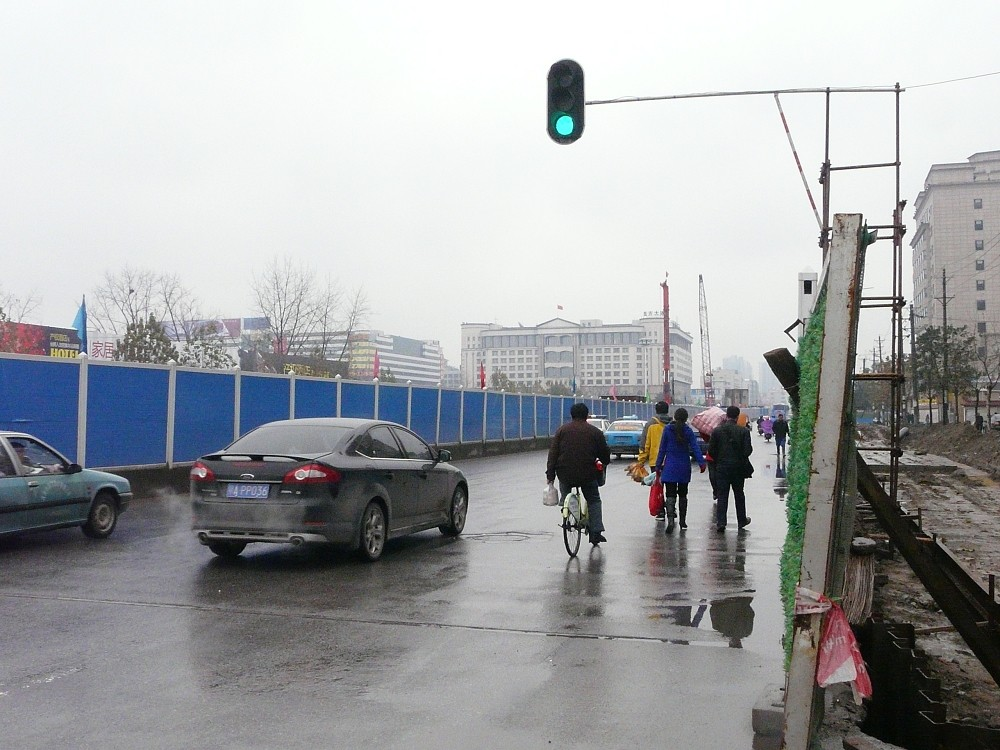
#> input picture visual/traffic_light/TrafficLight_Detector/light/IMG_0000.jpg, 1000 x 750 px; its folder holds only this picture in this run
$ python -i main.py   (imports and definitions only)
#> lines starting #> are read from the running program, lines starting #| are printed output that depends on the picture; after the words box and inside, x2 and y2 are one past the last pixel; in counts of white or black regions, pixels touching at a corner belong together
#> further down, picture is the input picture: shape (750, 1000, 3); mean B, G, R 167.9, 166.1, 164.1
#!/usr/bin/env python
# coding: utf-8
# created by hevlhayt@foxmail.com
# Date: 2016/1/15
# Time: 19:20
#
import os
import cv2
import numpy as np

class light(object):
    def __init__(self) -> None:
        self.lower_red1 = np.array([0,150,150])
        self.upper_red1 = np.array([10,255,255])
        self.lower_red2 = np.array([160,150,150])
        self.upper_red2 = np.array([180,255,255])
        self.lower_green = np.array([40,150,150])
        self.upper_green = np.array([90,255,255])
        # lower_yellow = np.array([15,100,100])
        # upper_yellow = np.array([35,255,255])
        self.lower_yellow = np.array([15,170,170])
        self.upper_yellow = np.array([35,255,255])
        self.light_position = []

    def light_detect(self, img):

        self.light_position = []

        font = cv2.FONT_HERSHEY_SIMPLEX
        # img = cv2.imread(filepath+file)
        cimg = img
        hsv = cv2.cvtColor(img, cv2.COLOR_BGR2HSV)
#> hsv: shape (750, 1000, 3); mean H, S, V 74.2, 23.5, 171.1

        # color range
        mask1 = cv2.inRange(hsv, self.lower_red1, self.upper_red1)
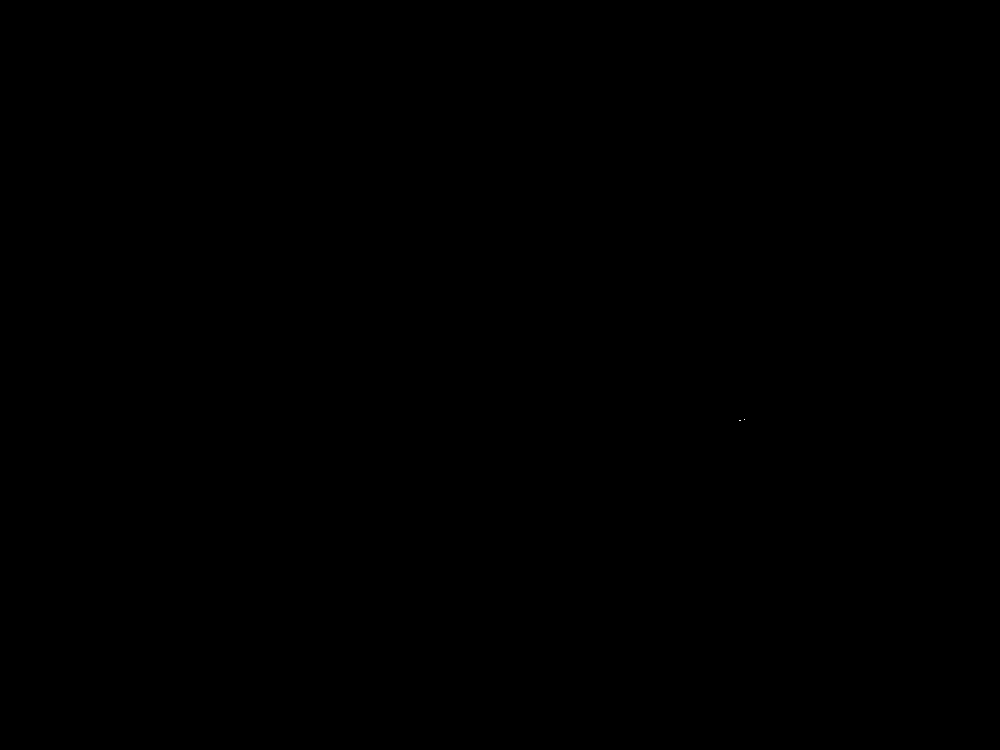
#> mask1: shape (750, 1000); 0% white in thin lines or dots, all inside (x1, y1, x2, y2) = (739, 419, 745, 421)
        mask2 = cv2.inRange(hsv, self.lower_red2, self.upper_red2)
#> mask2: shape (750, 1000); 0.01% white; 16 white regions (15 under 20 px), largest, box (x1, y1, x2, y2) and area: (650, 487, 656, 508) 68
        maskg = cv2.inRange(hsv, self.lower_green, self.upper_green)
#> maskg: shape (750, 1000); 0.03% white; 5 white regions (4 under 20 px), largest, box (x1, y1, x2, y2) and area: (556, 116, 571, 135) 188
        masky = cv2.inRange(hsv, self.lower_yellow, self.upper_yellow)
#> masky: shape (750, 1000); 0.03% white; 6 white regions (5 under 20 px), largest, box (x1, y1, x2, y2) and area: (650, 424, 662, 453) 180
        maskr = cv2.add(mask1, mask2)

        size = img.shape
        # print size
        # cv2.imshow('maskg',maskg)
        # cv2.waitKey(50)
        # hough circle detect
        r_circles = cv2.HoughCircles(maskr, cv2.HOUGH_GRADIENT, 1, 50,
                                param1=100, param2=11, minRadius=2, maxRadius=10)
#> r_circles = None

        g_circles = cv2.HoughCircles(maskg, cv2.HOUGH_GRADIENT, 1, 50,
                                    param1=100, param2=11, minRadius=2, maxRadius=10)
#> g_circles = [[565.5, 126.5, 8.2]]

        y_circles = cv2.HoughCircles(masky, cv2.HOUGH_GRADIENT, 1, 30,
                                    param1=100, param2=11, minRadius=2, maxRadius=10)
#> y_circles = None

        cimg = np.ascontiguousarray(cimg)
        # traffic light detect
        r = 5
        bound = 0.2#4.0 / 10
        if r_circles is not None:
            r_circles = np.uint16(np.around(r_circles))
            for i in r_circles[0, :]:
                # [5 lines of commented-out code are left out]

                h, s = 0.0, 0.0
                for m in range(-r, r):
                    for n in range(-r, r):

                        if (i[1]+m) >= size[0] or (i[0]+n) >= size[1]:
                            continue
                        h += maskr[i[1]+m, i[0]+n]
                        s += 1
                self.light_position.append((i[0],1/i[2],'red')) # location and distance
                if h / s > 50:
                    # print(i[2])#i[2] is radius
                    cv2.circle(cimg, (i[0], i[1]), i[2]+10, (0, 255, 0), 2)
                    cv2.circle(maskr, (i[0], i[1]), i[2]+30, (255, 255, 255), 2)
                    cv2.putText(cimg,'RED',(i[0], i[1]), font, 1,(255,0,0),2,cv2.LINE_AA)
                    cv2.putText(cimg,f'd={int(100/i[2])}',(i[0], i[1]-30), font, 1,(255,0,0),2,cv2.LINE_AA)

        if g_circles is not None:
            g_circles = np.uint16(np.around(g_circles))
#> g_circles = [[566, 126, 8]]

            for i in g_circles[0, :]:
                # if i[0] > size[1] or i[1] > size[0] or i[1] > size[0]*bound:
                #     continue

                h, s = 0.0, 0.0
                for m in range(-r, r):
                    for n in range(-r, r):

                        if (i[1]+m) >= size[0] or (i[0]+n) >= size[1]:
                            continue
                        h += maskg[i[1]+m, i[0]+n]
                        s += 1
                self.light_position.append((i[0],1/i[2],'green'))
                if h / s > 50:
                    # print(i[2])
                    cv2.circle(cimg, (i[0], i[1]), i[2]+10, (0, 255, 0), 2)
                    cv2.circle(maskg, (i[0], i[1]), i[2]+30, (255, 255, 255), 2)
                    cv2.putText(cimg,'GREEN',(i[0], i[1]), font, 1,(255,0,0),2,cv2.LINE_AA)
                    cv2.putText(cimg,f'd={int(100/i[2])}',(i[0], i[1]-30), font, 1,(255,0,0),2,cv2.LINE_AA)
#> this loop made 1 pass
#> i on pass 1: [566, 126, 8]
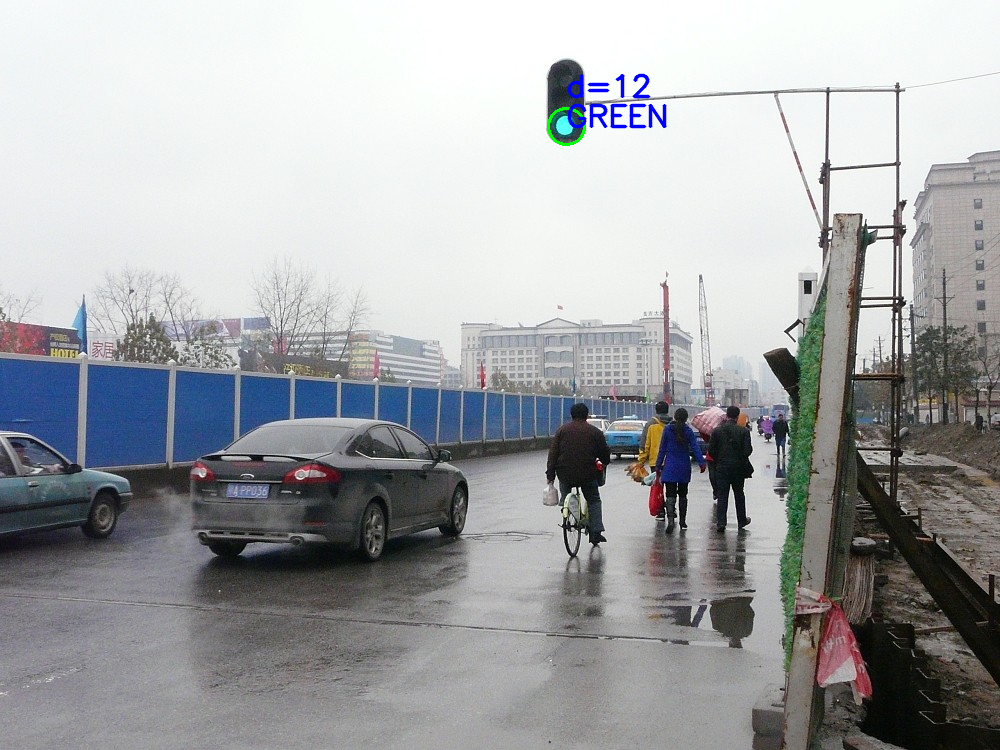
#> cimg: shape (750, 1000, 3); 0.36% of pixels changed, all inside (x1, y1, x2, y2) = (547, 73, 667, 146)
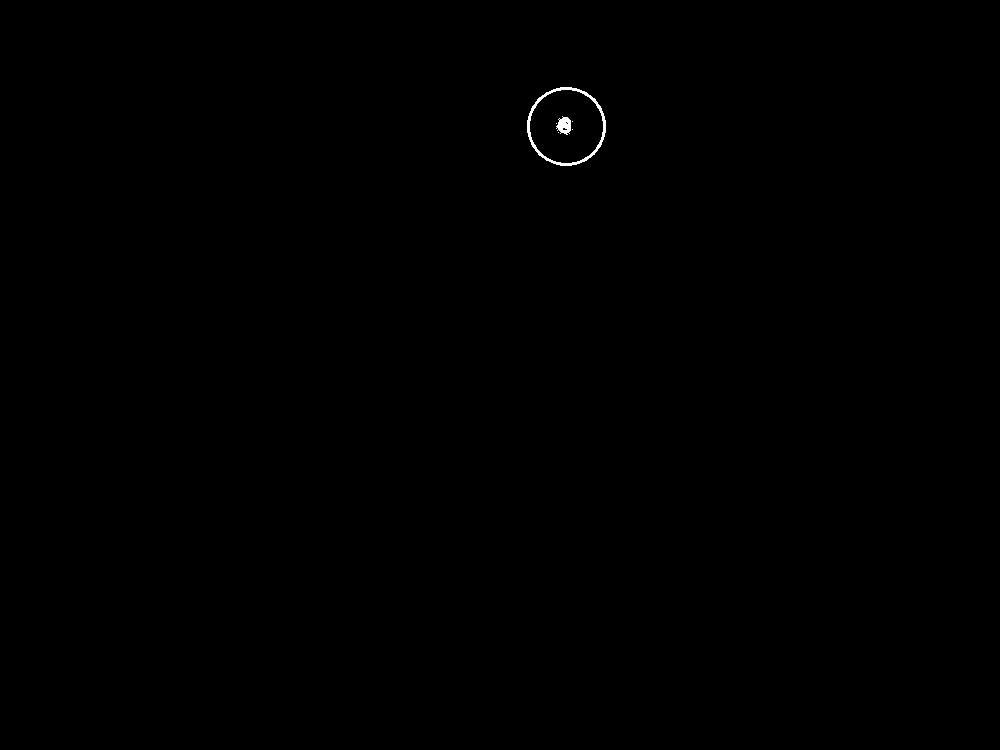
#> maskg: shape (750, 1000); 0.12% white; 6 white regions (4 under 20 px), largest, box (x1, y1, x2, y2) and area: (527, 87, 606, 166) 710, (556, 116, 571, 135) 188
#> after the loop, self.light_position = [(566, 0.125, 'green')]

        if y_circles is not None:
            y_circles = np.uint16(np.around(y_circles))

            for i in y_circles[0, :]:
                # if i[0] > size[1] or i[1] > size[0] or i[1] > size[0]*bound:
                #     continue

                h, s = 0.0, 0.0
                for m in range(-r, r):
                    for n in range(-r, r):

                        if (i[1]+m) >= size[0] or (i[0]+n) >= size[1]:
                            continue
                        h += masky[i[1]+m, i[0]+n]
                        s += 1
                self.light_position.append((i[0],1/i[2],'yellow'))
                if h / s > 50:
                    # print(i[2])
                    cv2.circle(cimg, (i[0], i[1]), i[2]+10, (0, 255, 0), 2)
                    cv2.circle(masky, (i[0], i[1]), i[2]+30, (255, 255, 255), 2)
                    cv2.putText(cimg,'YELLOW',(i[0], i[1]), font, 1,(255,0,0),2,cv2.LINE_AA)
                    cv2.putText(cimg,f'd={int(100/i[2])}',(i[0], i[1]-30), font, 1,(255,0,0),2,cv2.LINE_AA)
        return cimg


        # [17 lines of commented-out code are left out]

>>> import cv2
>>> picture = cv2.imread('../light/IMG_0000.jpg')
>>> result = light().light_detect(picture)

$ run again, on visual/traffic_light/TrafficLight_Detector/light/IMG_0218.JPG
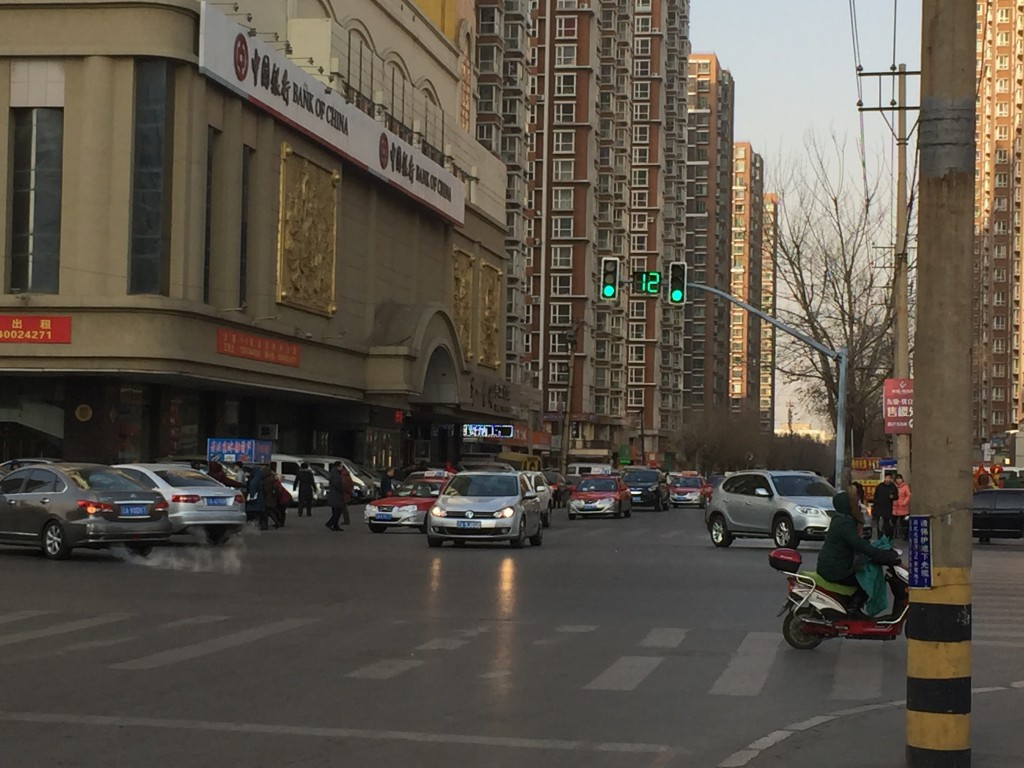
#> input picture visual/traffic_light/TrafficLight_Detector/light/IMG_0218.JPG, 1024 x 768 px
#> picture is the input picture: shape (768, 1024, 3); mean B, G, R 71.6, 82.1, 89.3
#> hsv: shape (768, 1024, 3); mean H, S, V 27.7, 57, 90.4
#> mask1: shape (768, 1024); 0.06% white; 36 white regions (29 under 20 px), largest, box (x1, y1, x2, y2) and area: (40, 320, 68, 341) 244, (899, 490, 907, 503) 31, (26, 331, 38, 339) 30
#> mask2: shape (768, 1024); 0% white in thin lines or dots, all inside (x1, y1, x2, y2) = (54, 327, 55, 329)
#> masky: shape (768, 1024); 0% white in thin lines or dots, all inside (x1, y1, x2, y2) = (17, 321, 18, 322)
#> maskr: shape (768, 1024); 0.07% white; 36 white regions (29 under 20 px), largest, box (x1, y1, x2, y2) and area: (40, 320, 68, 341) 246, (899, 490, 907, 503) 31, (26, 331, 38, 339) 30
#> r_circles = None
#> in light_detect, `g_circles = cv2.HoughCircles(maskg, cv2.HOUGH_GRADIENT, 1, 50, param1=..`: g_circles = [[652.5, 286.5, 5.5]]
#> y_circles = None
#> in light_detect, `g_circles = np.uint16(np.around(g_circles))`: g_circles = [[652, 286, 6]]
#> the loop in light_detect, `for i in g_circles[0, :]:` made 1 pass
#> i on pass 1: [652, 286, 6]
#> after the loop in light_detect, `for i in g_circles[0, :]:`:
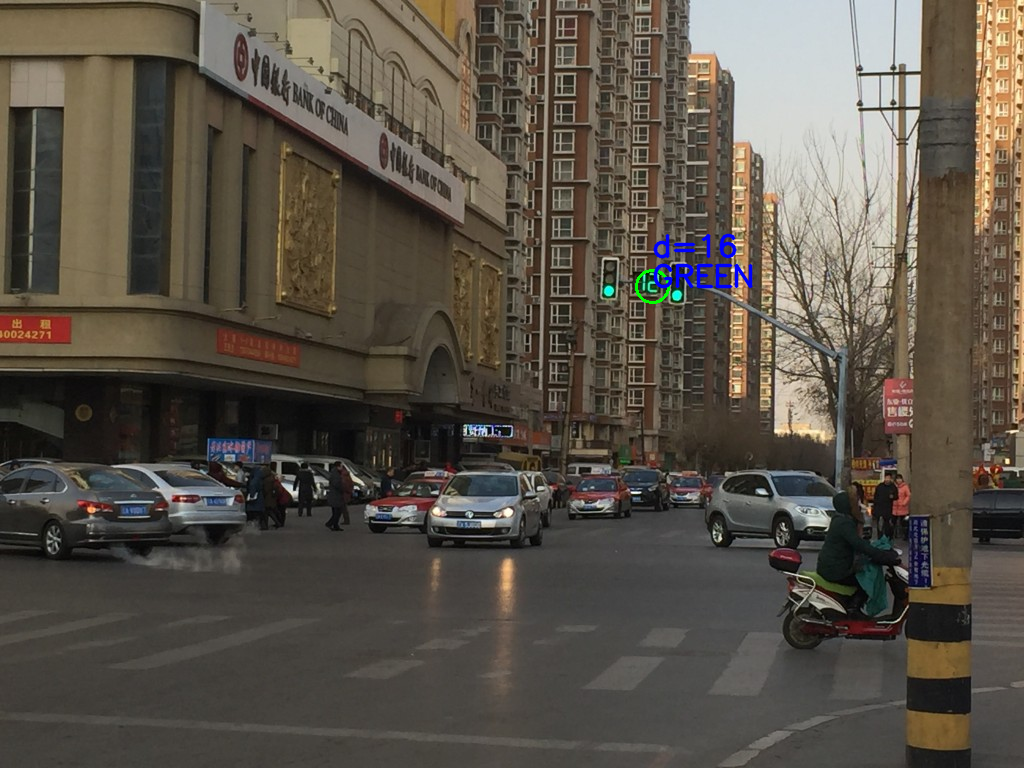
#> cimg: shape (768, 1024, 3); 0.34% of pixels changed, all inside (x1, y1, x2, y2) = (635, 233, 753, 304)
#> after the loop in light_detect, `for i in g_circles[0, :]:`: self.light_position = [(652, 0.167, 'green')]

$ run again, on visual/traffic_light/TrafficLight_Detector/light/IMG_0220.JPG
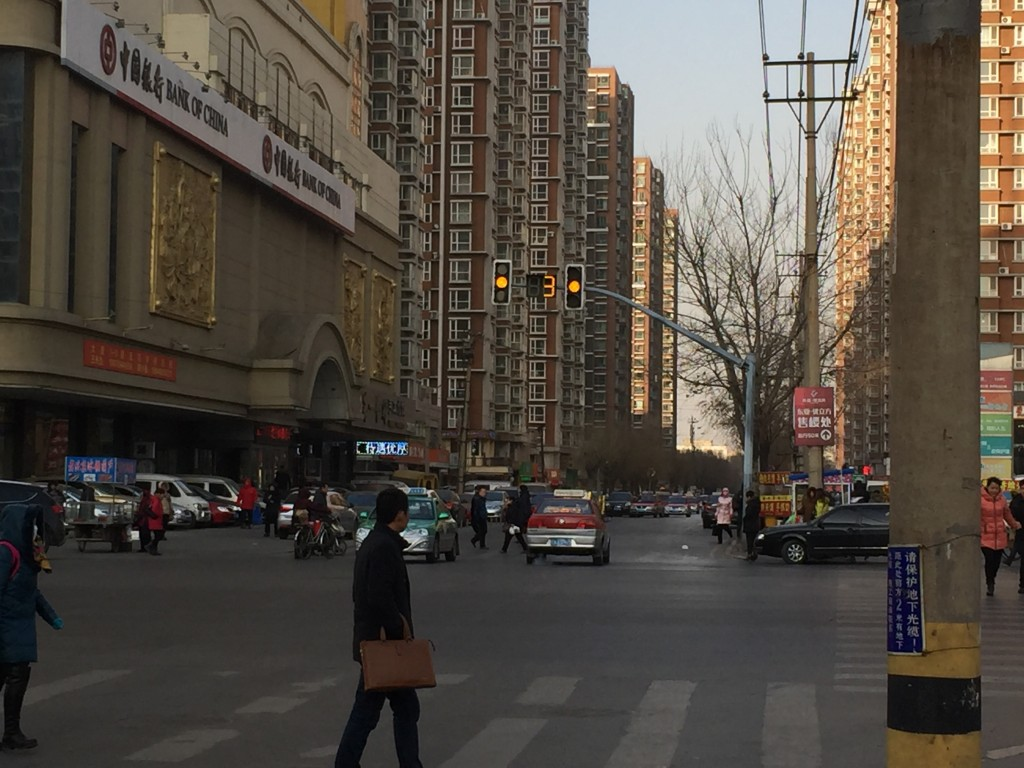
#> input picture visual/traffic_light/TrafficLight_Detector/light/IMG_0220.JPG, 1024 x 768 px
#> picture is the input picture: shape (768, 1024, 3); mean B, G, R 65.6, 74.2, 81.4
#> hsv: shape (768, 1024, 3); mean H, S, V 32.4, 59.3, 82.8
#> mask1: shape (768, 1024); 0.01% white in thin lines or dots, all inside (x1, y1, x2, y2) = (801, 125, 1007, 544)
#> mask2: shape (768, 1024); 0% white in thin lines or dots, all inside (x1, y1, x2, y2) = (582, 405, 871, 526)
#> maskg: shape (768, 1024); every value is 0
#> maskr: shape (768, 1024); 0.01% white in thin lines or dots, all inside (x1, y1, x2, y2) = (582, 125, 1007, 544)
#> r_circles = None
#> in light_detect, `y_circles = cv2.HoughCircles(masky, cv2.HOUGH_GRADIENT, 1, 30, param1=..`: y_circles = [[501.5, 281.5, 4.6]]
#> in light_detect, `y_circles = np.uint16(np.around(y_circles))`: y_circles = [[502, 282, 5]]
#> the loop in light_detect, `for i in y_circles[0, :]:` made 1 pass
#> i on pass 1: [502, 282, 5]
#> after the loop in light_detect, `for i in y_circles[0, :]:`:
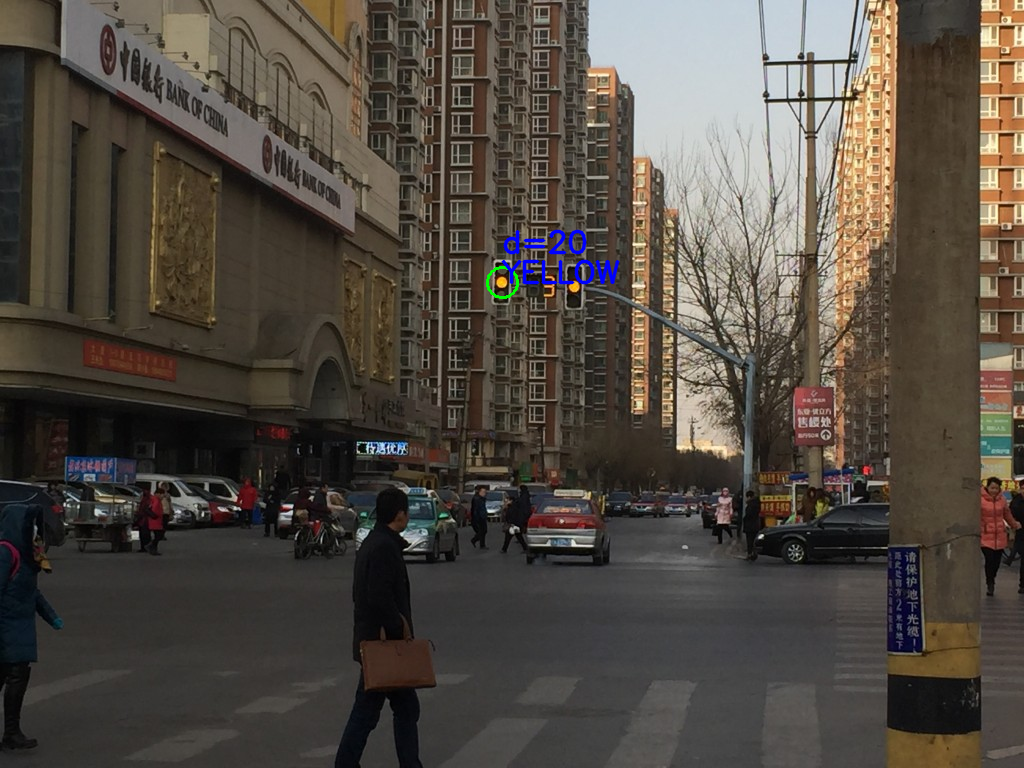
#> cimg: shape (768, 1024, 3); 0.35% of pixels changed, all inside (x1, y1, x2, y2) = (486, 229, 620, 299)
#> after the loop in light_detect, `for i in y_circles[0, :]:`: self.light_position = [(502, 0.2, 'yellow')]
